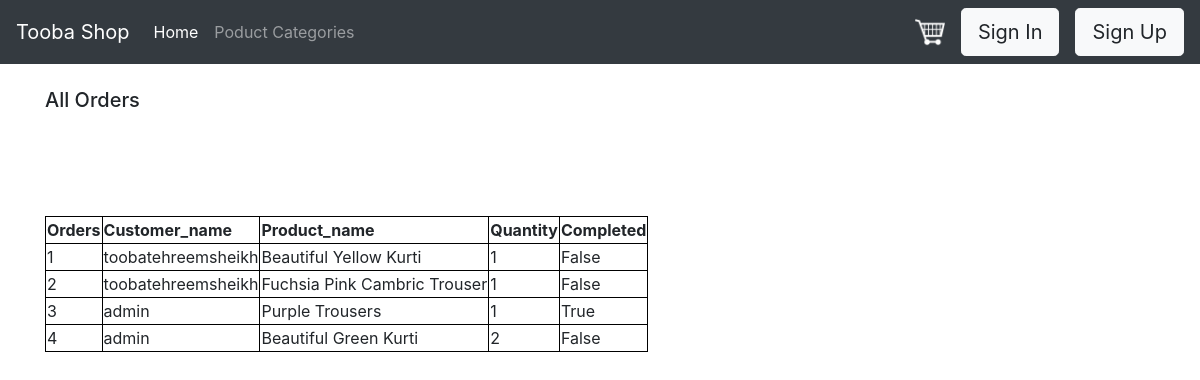
The page /see_orders on the database its author committed.
### App/models.py (models this page shows, shortened)
class Order_Item(models.Model):
    order_item_id = models.AutoField(primary_key=True)
    order_id = models.ForeignKey(Order, on_delete=models.CASCADE)
    product_id = models.ForeignKey(Product, on_delete=models.CASCADE)
    quantity = models.IntegerField()

class Order(models.Model):
    order_id = models.AutoField(primary_key=True)
    user_id = models.ForeignKey(User, on_delete=models.CASCADE)
    completed = models.BooleanField(default=False)

class Product(models.Model):
    product_id = models.AutoField(primary_key=True)
    product_name = models.CharField(max_length=200)
    product_image = models.FileField(upload_to='images/', null=True, verbose_name="")
    product_type = models.CharField(max_length=200, choices=Product_Type.choices, default=Product_Type.choices[0])
    price = models.IntegerField()
    def __str__(self):
        return self.product_name

### App/views.py (the view)
# urls.py: path("see_orders", views.see_orders, name='see_orders')
def see_orders(request):
    orders = Order.objects.filter(completed=False)
    order_items = Order_Item.objects.all()
    return render(request, 'App/see_orders.html', context={'orders':orders, 'order_items':order_items})

### App/templates/App/see_orders.html (shortened to what this page needs)
{% extends 'App/base.html' %}
{% block body %}
{% if orders %}
<div class="container py-4">
<h5>All Orders</h5>
{% if order_items %}
<table>
    <tr>
      <th>Orders</th>
      <th>Customer_name</th>
      <th>Product_name</th>
      <th>Quantity</th>
      <th>Completed</th>
    </tr>
    {% for i in order_items %}
    <tr>
      <td>{{forloop.counter}}</td>
      <td>{{i.order_id.user_id}}</td>
      <td>{{i.product_id}}</td>
      <td>{{i.quantity}}</td>
      <td>{{i.order_id.completed}}</td>
    </tr><br>
    {% endfor %}
  </table>
</div>
{% endif %}
{% endif %}
{% endblock body %}

### App/templates/App/see_orders.html (style rules this page uses)
table, th, td ,tr { border:1px solid black; }

### rows shown on the page
Order_Item: order_id.user_id "toobatehreemsheikh", product_id "Beautiful Yellow Kurti", quantity "1", order_id.completed "False"
Order_Item: order_id.user_id "toobatehreemsheikh", product_id "Fuchsia Pink Cambric Trouser", quantity "1", order_id.completed "False"
Order_Item: order_id.user_id "admin", product_id "Purple Trousers", quantity "1", order_id.completed "True"
Order_Item: order_id.user_id "admin", product_id "Beautiful Green Kurti", quantity "2", order_id.completed "False"
